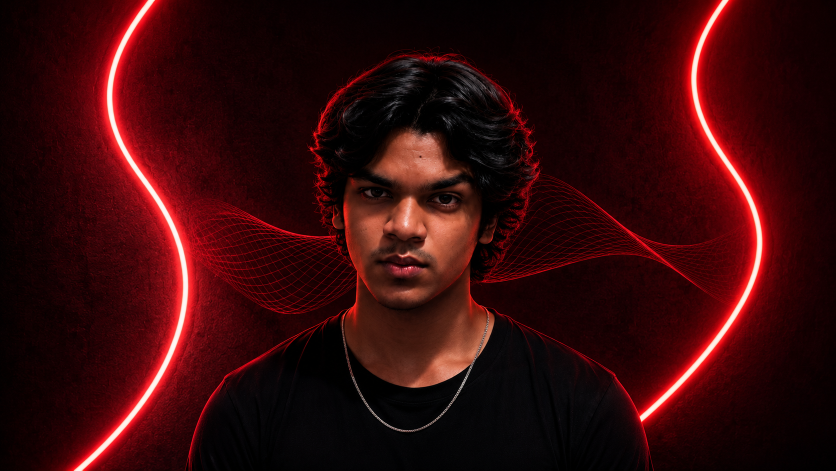
#> input picture assets/portrait.png, 1672 x 941 px, found by its file name (shown at 1/2 size)
$ python make_portrait_frame.py
#> lines starting #> are read from the running program, lines starting #| are printed output that depends on the picture; after the words box and inside, x2 and y2 are one past the last pixel; in counts of white or black regions, pixels touching at a corner belong together
import math
import random
from PIL import Image, ImageDraw, ImageFilter, ImageFont

SIZE = 480
CX = CY = SIZE // 2
PHOTO_R = 165
GLOW_R = 190

portrait = Image.open("assets/portrait.png").convert("RGB")
#> portrait is the input picture: PIL image 1672x941 RGB; mean R, G, B 53.9, 9.5, 10.7
w, h = portrait.size
#> w = 1672; h = 941
side = min(w, h)
#> side = 941
left = (w - side) // 2
#> left = 365
crop = portrait.crop((left, 0, left + side, side)).resize(
    (PHOTO_R * 2, PHOTO_R * 2), Image.LANCZOS
)

circle_mask = Image.new("L", (PHOTO_R * 2, PHOTO_R * 2), 0)
#> circle_mask: PIL image 330x330 L; every value is 0
ImageDraw.Draw(circle_mask).ellipse((0, 0, PHOTO_R * 2 - 1, PHOTO_R * 2 - 1), fill=255)
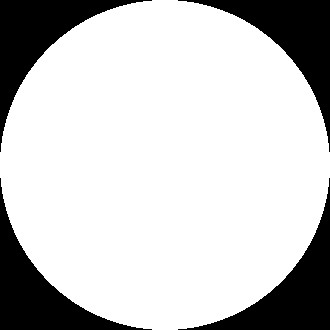
#> circle_mask: PIL image 330x330 L; 78.5% white; 4 black regions, box (x1, y1, x2, y2) and area: (0, 0, 152, 152) 5848, (178, 0, 330, 152) 5848, (0, 178, 152, 330) 5848, (178, 178, 330, 330) 5848
photo_circular = Image.new("RGBA", (PHOTO_R * 2, PHOTO_R * 2), (0, 0, 0, 0))
#> photo_circular: PIL image 330x330 RGBA; every value is 0
photo_circular.paste(crop, (0, 0), circle_mask)
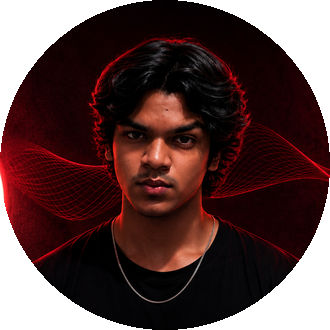
#> photo_circular: PIL image 330x330 RGBA; mean R, G, B, A 34.2, 8.7, 8.1, 200.2; transparent parts drawn white

photo_full_mask = Image.new("L", (SIZE, SIZE), 0)
#> photo_full_mask: PIL image 480x480 L; every value is 0
ImageDraw.Draw(photo_full_mask).ellipse(
    (CX - PHOTO_R, CY - PHOTO_R, CX + PHOTO_R, CY + PHOTO_R), fill=255
)
#> photo_full_mask: PIL image 480x480 L; 37.3% white; 1 white region, box (x1, y1, x2, y2) and area: (75, 75, 406, 406) 85973

font = ImageFont.truetype("C:/Windows/Fonts/consolab.ttf", 14)

rng = random.Random(11)

CELL = 15
COLS = (PHOTO_R * 2) // CELL
ROWS = (PHOTO_R * 2) // CELL
GRID_LEFT = CX - (COLS * CELL) // 2
GRID_TOP = CY - (ROWS * CELL) // 2
TRAIL = 7

col_phase = [rng.randint(0, ROWS + TRAIL) for _ in range(COLS)]
col_speed = [rng.choice([2, 3]) for _ in range(COLS)]
col_chars = [[rng.choice("01") for _ in range(ROWS)] for _ in range(COLS)]

DUR_MS = 95

# reveal progress per frame: sweep down 0->1, then hold fully revealed.
# No recover phase - the animation plays once and rests on the clear photo.
REVEAL_DOWN = 18
HOLD = 6
N_FRAMES = REVEAL_DOWN + HOLD


def reveal_progress(i):
    if i < REVEAL_DOWN:
        return i / (REVEAL_DOWN - 1)
    return 1.0


frames = []
for i in range(N_FRAMES):
    progress = reveal_progress(i)
    reveal_y = (CY - PHOTO_R) + progress * (PHOTO_R * 2)

    canvas = Image.new("RGBA", (SIZE, SIZE), (0, 0, 0, 0))

    # soft pulsing red halo around the whole frame (drawn outside the
    # photo circle, so it must NOT be clipped away with the inner layers)
    glow_layer = Image.new("RGBA", (SIZE, SIZE), (0, 0, 0, 0))
    pulse = 0.55 + 0.45 * math.sin(2 * math.pi * i / N_FRAMES)
    ImageDraw.Draw(glow_layer).ellipse(
        (CX - GLOW_R, CY - GLOW_R, CX + GLOW_R, CY + GLOW_R),
        outline=(232, 20, 44, int(70 * pulse)),
        width=10,
    )
    glow_layer = glow_layer.filter(ImageFilter.GaussianBlur(8))
    canvas.alpha_composite(glow_layer)

    inner = Image.new("RGBA", (SIZE, SIZE), (0, 0, 0, 0))

    # dark backing so not-yet-revealed area reads as solid
    back = Image.new("RGBA", (SIZE, SIZE), (0, 0, 0, 0))
    ImageDraw.Draw(back).ellipse(
        (CX - PHOTO_R - 3, CY - PHOTO_R - 3, CX + PHOTO_R + 3, CY + PHOTO_R + 3),
        fill=(8, 5, 5, 255),
    )
    inner.alpha_composite(back)

    # revealed portion of the photo: only rows above reveal_y
    revealed = Image.new("RGBA", (SIZE, SIZE), (0, 0, 0, 0))
    revealed.paste(photo_circular, (CX - PHOTO_R, CY - PHOTO_R), photo_circular)
    reveal_clip = Image.new("L", (SIZE, SIZE), 0)
    ImageDraw.Draw(reveal_clip).rectangle(
        (0, 0, SIZE, reveal_y), fill=255
    )
    revealed.putalpha(
        Image.composite(revealed.getchannel("A"), Image.new("L", (SIZE, SIZE), 0), reveal_clip)
    )
    inner.alpha_composite(revealed)

    # falling binary rain covering the not-yet-revealed area
    rain_layer = Image.new("RGBA", (SIZE, SIZE), (0, 0, 0, 0))
    rdraw = ImageDraw.Draw(rain_layer)
    for c in range(COLS):
        head = (i * col_speed[c] + col_phase[c]) % (ROWS + TRAIL) - TRAIL
        x = GRID_LEFT + c * CELL + CELL // 2
        for r in range(ROWS):
            y = GRID_TOP + r * CELL + CELL // 2
            if y < reveal_y - CELL:
                continue  # already revealed, no rain needed here
            d = head - r
            if 0 <= d < TRAIL:
                t = d / TRAIL
                if d == 0:
                    color = (255, 235, 235, 255)
                else:
                    a = int(230 * (1 - t))
                    color = (235, 40, 60, a)
                ch = col_chars[c][r]
                if d <= 1 and rng.random() < 0.3:
                    ch = rng.choice("01")
                    col_chars[c][r] = ch
                rdraw.text((x, y), ch, font=font, fill=color, anchor="mm")
            elif rng.random() < 0.06:
                rdraw.text(
                    (x, y), col_chars[c][r], font=font, fill=(180, 30, 45, 55), anchor="mm"
                )
    rain_mask = Image.new("L", (SIZE, SIZE), 0)
    ImageDraw.Draw(rain_mask).rectangle((0, reveal_y - CELL, SIZE, SIZE), fill=255)
    rain_layer.putalpha(
        Image.composite(rain_layer.getchannel("A"), Image.new("L", (SIZE, SIZE), 0), rain_mask)
    )
    inner.alpha_composite(rain_layer)

    # bright scan front riding the reveal boundary
    if 0 < progress < 1:
        front = Image.new("RGBA", (SIZE, SIZE), (0, 0, 0, 0))
        ImageDraw.Draw(front).rectangle(
            (CX - PHOTO_R, reveal_y - 4, CX + PHOTO_R, reveal_y + 4),
            fill=(255, 210, 210, 220),
        )
        front = front.filter(ImageFilter.GaussianBlur(3))
        inner.alpha_composite(front)

    # clip the inner (photo + rain) stack to the circle, then lay it over
    # the un-clipped outer glow, and finish with a crisp edge ring
    inner.putalpha(Image.composite(inner.getchannel("A"), Image.new("L", (SIZE, SIZE), 0), photo_full_mask))
    canvas.alpha_composite(inner)
    edge = Image.new("RGBA", (SIZE, SIZE), (0, 0, 0, 0))
    ImageDraw.Draw(edge).ellipse(
        (CX - PHOTO_R, CY - PHOTO_R, CX + PHOTO_R, CY + PHOTO_R),
        outline=(232, 20, 44, 170),
        width=2,
    )
    canvas.alpha_composite(edge)

    frames.append(canvas)
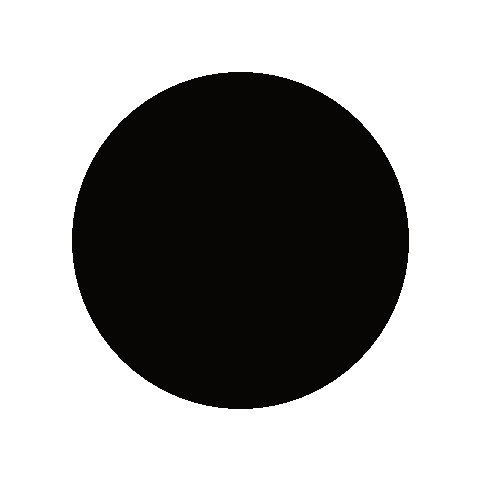
#> back: PIL image 480x480 RGBA; mean R, G, B, A 3.1, 1.9, 1.9, 98.7; transparent parts drawn white
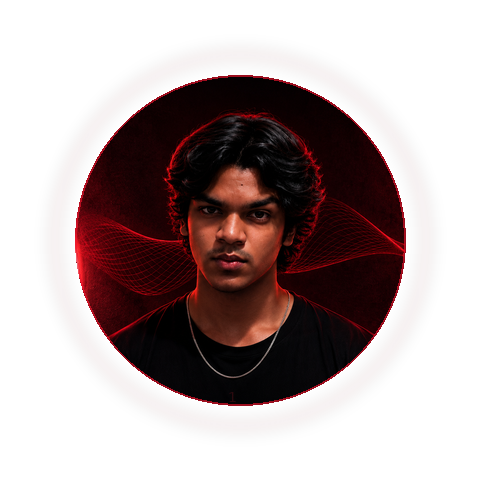
#> canvas: PIL image 480x480 RGBA; mean R, G, B, A 28.7, 5.2, 6.2, 96.6; transparent parts drawn white
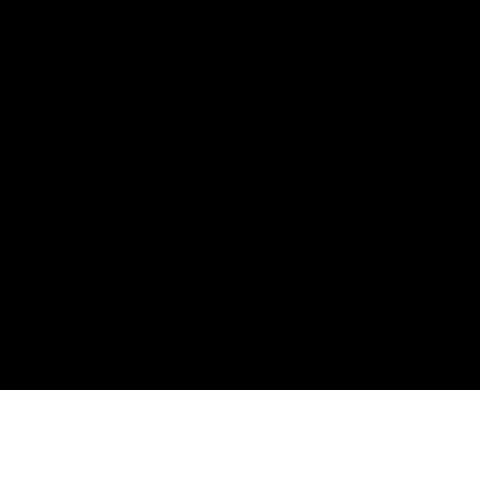
#> rain_mask: PIL image 480x480 L; 18.8% white; 1 white region, box (x1, y1, x2, y2) and area: (0, 390, 480, 480) 43200
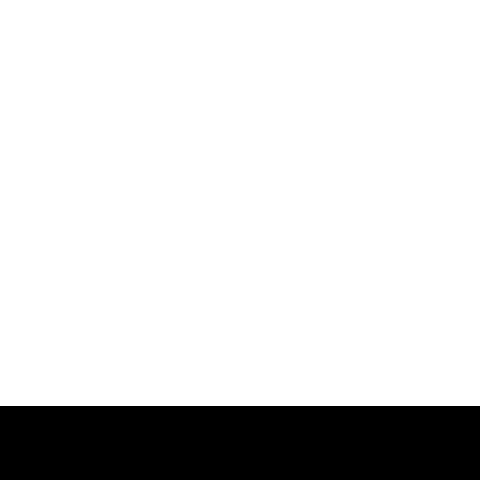
#> reveal_clip: PIL image 480x480 L; 84.6% white; 1 black region, box (x1, y1, x2, y2) and area: (0, 406, 480, 480) 35520
#> after the loop, col_chars = 22 items; frames = 24 items

BG = (10, 7, 7)
gif_frames = []
for frame in frames:
    alpha = frame.split()[3]
    solid = Image.alpha_composite(Image.new("RGBA", frame.size, BG + (255,)), frame).convert("RGB")
    pal = solid.convert("P", palette=Image.ADAPTIVE, colors=255)
    transparent_mask = alpha.point(lambda a: 255 if a <= 20 else 0)
    pal.paste(255, transparent_mask)
    gif_frames.append(pal)
#> this loop made 24 passes
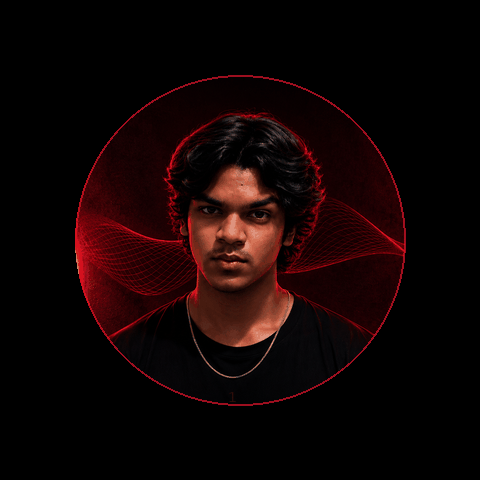
#> pal: PIL image 480x480 P; mean R, G, B 17.2, 4.2, 3.9
#> after the loop, gif_frames = 24 items

# Hold the final (fully revealed) frame for 10 minutes. Even a viewer
# that ignores the "no loop extension = play once" convention and loops
# anyway won't visibly repeat within any realistic viewing session.
durations = [DUR_MS] * (len(gif_frames) - 1) + [600000]
#> durations = [95, 95, 95, 95, 95, 95, 95, 95, 95, 95, 95, 95, 95, 95, 95, 95, 95, 95, 95, 95, 95, 95, 95, 600000]

gif_frames[0].save(
    "assets/portrait-frame.gif",
    save_all=True,
    append_images=gif_frames[1:],
    duration=durations,
    disposal=2,
    transparency=255,
    optimize=False,
)

print("done")
